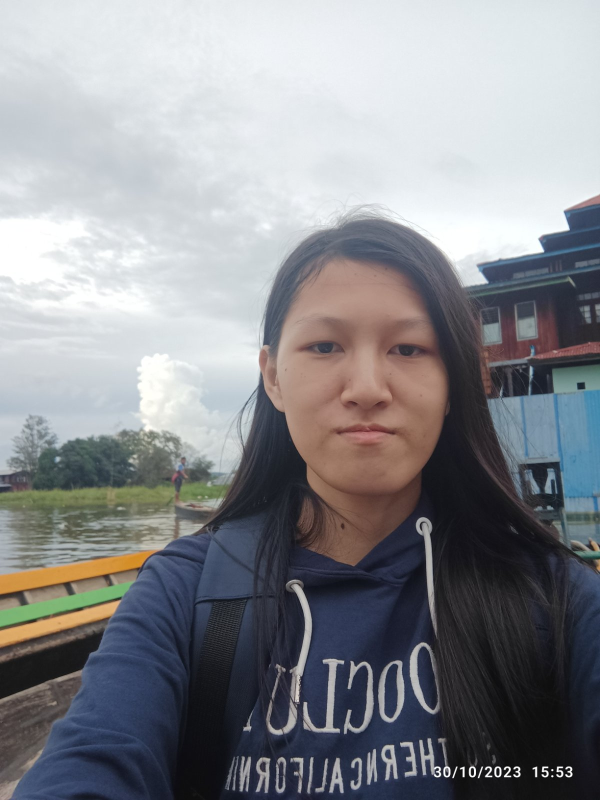
#> input picture photo/myPhoto.jpg, 1200 x 1600 px (shown at 1/2 size)
$ python warpPerspective.py
#> lines starting #> are read from the running program, lines starting #| are printed output that depends on the picture
import cv2 as cv
import numpy as np

# Load the image
image = cv.imread('photo/myPhoto.jpg')
#> image is the input picture: shape (1600, 1200, 3); mean B, G, R 142.5, 138.1, 136.7

if image is not None:
    # Define values for drawing
    x1, y1, x2, y2 = 100, 100, 200, 200  # Line coordinates
    x, y, w, h = 150, 150, 100, 100  # Rectangle coordinates
    radius = 50  # Circle radius
    font = cv.FONT_HERSHEY_SIMPLEX  # Font for text

    # Define the remaining two points for the source quadrilateral
    x3, y3 = 200, 200
    x4, y4 = 100, 200

    # Define destination points (dx1, dy1, dx2, dy2, dx3, dy3, dx4, dy4)
    dx1, dy1 = 50, 50
    dx2, dy2 = 250, 50
    dx3, dy3 = 250, 250
    dx4, dy4 = 50, 250

    # Define source and destination points for the perspective transformation
    src_points = np.float32([[x1, y1], [x2, y2], [x3, y3], [x4, y4]])
    dst_points = np.float32([[dx1, dy1], [dx2, dy2], [dx3, dy3], [dx4, dy4]])

    # Calculate the perspective transformation matrix
    matrix = cv.getPerspectiveTransform(src_points, dst_points)

    # Get the original image dimensions
    height, width = image.shape[0], image.shape[1]
#> height = 1600; width = 1200

    # Apply the perspective transformation
    warped_image = cv.warpPerspective(image, matrix, (width, height))
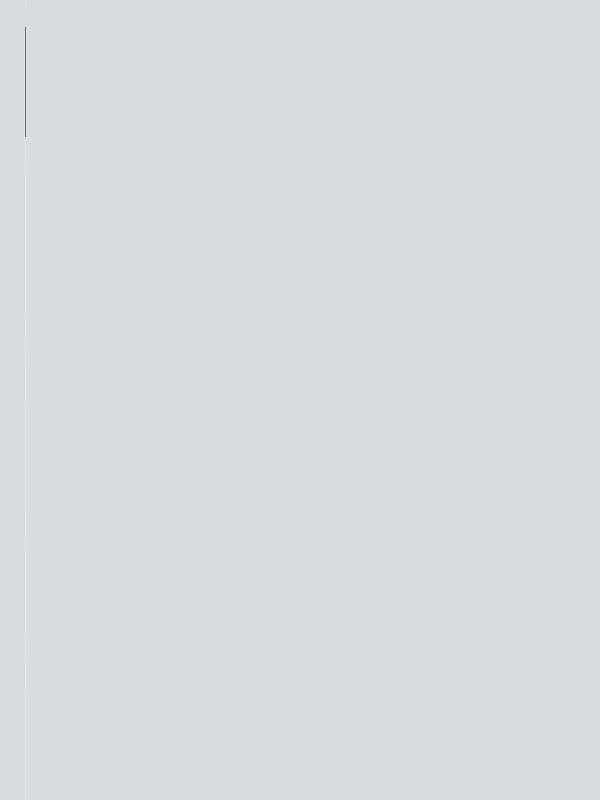
#> warped_image: shape (1600, 1200, 3) (shown at 1/2 size); mean B, G, R 225, 221, 216

    # Create named windows and set their sizes
    cv.namedWindow('Original Image', cv.WINDOW_NORMAL)
    cv.resizeWindow('Original Image', 800, 800)
    cv.namedWindow('Warped Image', cv.WINDOW_NORMAL)
    cv.resizeWindow('Warped Image', 800, 800)

    # Display the original and transformed images
    cv.imshow('Original Image', image)
    cv.imshow('Warped Image', warped_image)
    cv.waitKey(0)
    cv.destroyAllWindows()
else:
    print("Could not load the image. Please check the file path.")
